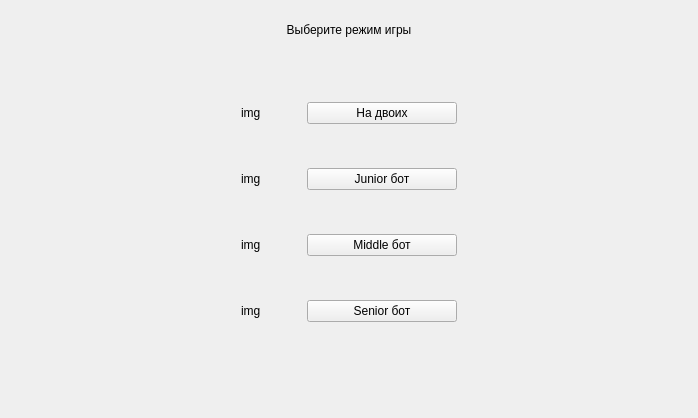
<?xml version="1.0" encoding="UTF-8"?>
<ui version="4.0">
 <class>ChoseTypeGameWindow</class>
 <widget class="QWidget" name="ChoseTypeGameWindow">
  <property name="geometry">
   <rect>
    <x>0</x>
    <y>0</y>
    <width>698</width>
    <height>418</height>
   </rect>
  </property>
  <property name="windowTitle">
   <string>Form</string>
  </property>
  <layout class="QGridLayout" name="gridLayout">
   <item row="0" column="0">
    <layout class="QVBoxLayout" name="verticalLayout">
     <item>
      <spacer name="verticalSpacer_8">
       <property name="orientation">
        <enum>Qt::Vertical</enum>
       </property>
       <property name="sizeHint" stdset="0">
        <size>
         <width>20</width>
         <height>40</height>
        </size>
       </property>
      </spacer>
     </item>
     <item>
      <widget class="QLabel" name="labelGameMode">
       <property name="styleSheet">
        <string notr="true">font: 75 30pt &quot;Comfortaa&quot;;</string>
       </property>
       <property name="text">
        <string>Выберите режим игры</string>
       </property>
       <property name="alignment">
        <set>Qt::AlignCenter</set>
       </property>
      </widget>
     </item>
     <item>
      <spacer name="verticalSpacer_9">
       <property name="orientation">
        <enum>Qt::Vertical</enum>
       </property>
       <property name="sizeType">
        <enum>QSizePolicy::Minimum</enum>
       </property>
       <property name="sizeHint" stdset="0">
        <size>
         <width>20</width>
         <height>40</height>
        </size>
       </property>
      </spacer>
     </item>
     <item>
      <layout class="QHBoxLayout" name="horizontalLayout_6">
       <item>
        <spacer name="horizontalSpacer_8">
         <property name="orientation">
          <enum>Qt::Horizontal</enum>
         </property>
         <property name="sizeHint" stdset="0">
          <size>
           <width>40</width>
           <height>20</height>
          </size>
         </property>
        </spacer>
       </item>
       <item>
        <layout class="QGridLayout" name="gridLayout_6">
         <item row="1" column="0">
          <widget class="QLabel" name="imgJunior_2">
           <property name="minimumSize">
            <size>
             <width>60</width>
             <height>60</height>
            </size>
           </property>
           <property name="text">
            <string>img</string>
           </property>
          </widget>
         </item>
         <item row="0" column="0">
          <widget class="QLabel" name="imgDual_2">
           <property name="sizePolicy">
            <sizepolicy hsizetype="Maximum" vsizetype="Maximum">
             <horstretch>0</horstretch>
             <verstretch>0</verstretch>
            </sizepolicy>
           </property>
           <property name="minimumSize">
            <size>
             <width>60</width>
             <height>60</height>
            </size>
           </property>
           <property name="text">
            <string>img</string>
           </property>
          </widget>
         </item>
         <item row="2" column="0">
          <widget class="QLabel" name="imgMiddle_2">
           <property name="minimumSize">
            <size>
             <width>60</width>
             <height>60</height>
            </size>
           </property>
           <property name="text">
            <string>img</string>
           </property>
          </widget>
         </item>
         <item row="3" column="0">
          <widget class="QLabel" name="imgSenior_2">
           <property name="minimumSize">
            <size>
             <width>60</width>
             <height>60</height>
            </size>
           </property>
           <property name="text">
            <string>img</string>
           </property>
          </widget>
         </item>
         <item row="0" column="1">
          <widget class="QPushButton" name="buttonDualGame_2">
           <property name="minimumSize">
            <size>
             <width>150</width>
             <height>0</height>
            </size>
           </property>
           <property name="focusPolicy">
            <enum>Qt::NoFocus</enum>
           </property>
           <property name="text">
            <string>На двоих</string>
           </property>
          </widget>
         </item>
         <item row="1" column="1">
          <widget class="QPushButton" name="buttonJuniorGame_2">
           <property name="focusPolicy">
            <enum>Qt::NoFocus</enum>
           </property>
           <property name="text">
            <string>Junior бот</string>
           </property>
          </widget>
         </item>
         <item row="2" column="1">
          <widget class="QPushButton" name="buttonMiddleGame_2">
           <property name="focusPolicy">
            <enum>Qt::NoFocus</enum>
           </property>
           <property name="text">
            <string>Middle бот</string>
           </property>
          </widget>
         </item>
         <item row="3" column="1">
          <widget class="QPushButton" name="buttonSeniorGame_2">
           <property name="focusPolicy">
            <enum>Qt::NoFocus</enum>
           </property>
           <property name="text">
            <string>Senior бот</string>
           </property>
          </widget>
         </item>
        </layout>
       </item>
       <item>
        <spacer name="horizontalSpacer_9">
         <property name="orientation">
          <enum>Qt::Horizontal</enum>
         </property>
         <property name="sizeHint" stdset="0">
          <size>
           <width>40</width>
           <height>20</height>
          </size>
         </property>
        </spacer>
       </item>
      </layout>
     </item>
     <item>
      <spacer name="verticalSpacer_10">
       <property name="orientation">
        <enum>Qt::Vertical</enum>
       </property>
       <property name="sizeHint" stdset="0">
        <size>
         <width>20</width>
         <height>93</height>
        </size>
       </property>
      </spacer>
     </item>
    </layout>
   </item>
  </layout>
 </widget>
 <resources/>
 <connections/>
</ui>
